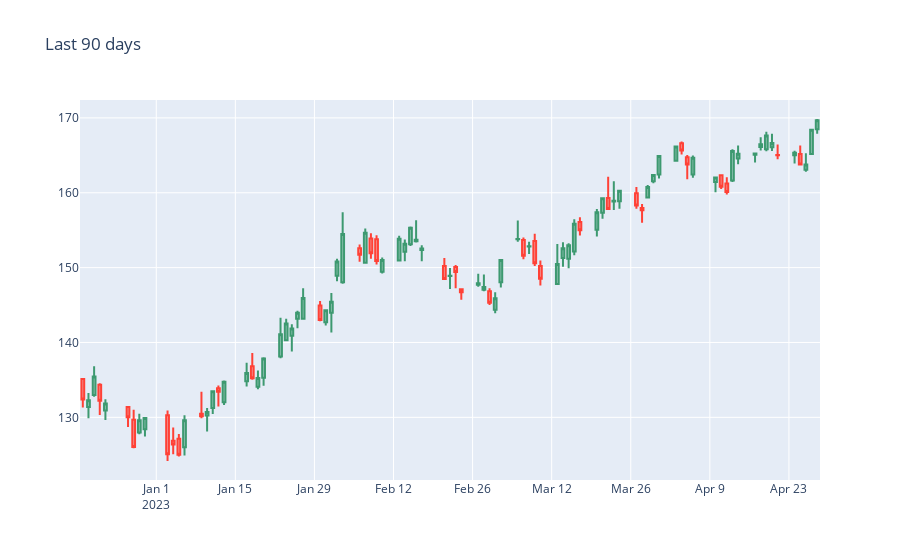

Notebook cell for this chart:
### Code cell
n = 90
last_n_days = df[-n:]
fig = go.Figure(data=[go.Candlestick(x = last_n_days.index,
                                     open = last_n_days['open'],
                                     high = last_n_days['high'],
                                     low = last_n_days['low'],
                                     close = last_n_days['close'])])

fig.update_layout(title = 'Last ' + str(n) + ' days',
                  xaxis_rangeslider_visible=False)

fig.show()
